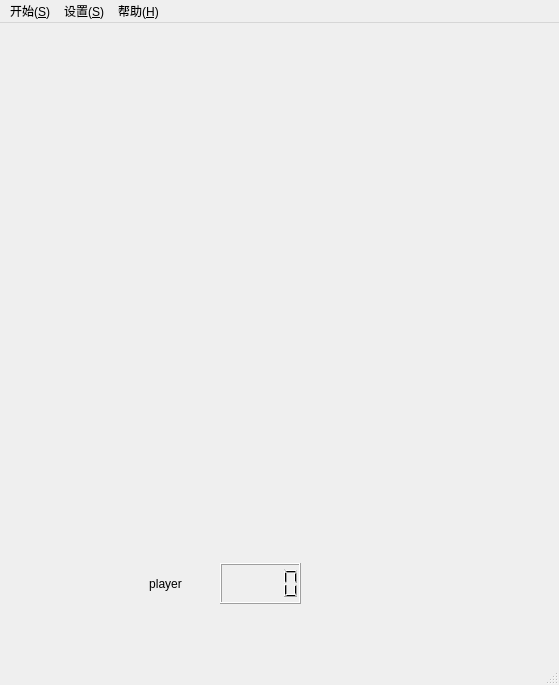
<?xml version="1.0" encoding="UTF-8"?>
<ui version="4.0">
 <class>MainWindow</class>
 <widget class="QMainWindow" name="MainWindow">
  <property name="geometry">
   <rect>
    <x>0</x>
    <y>0</y>
    <width>559</width>
    <height>685</height>
   </rect>
  </property>
  <property name="windowTitle">
   <string>MainWindow</string>
  </property>
  <widget class="QWidget" name="centralWidget">
   <widget class="QWidget" name="widget" native="true">
    <property name="geometry">
     <rect>
      <x>100</x>
      <y>510</y>
      <width>331</width>
      <height>71</height>
     </rect>
    </property>
    <widget class="QLabel" name="playerLabel">
     <property name="geometry">
      <rect>
       <x>10</x>
       <y>30</y>
       <width>111</width>
       <height>41</height>
      </rect>
     </property>
     <property name="text">
      <string>player</string>
     </property>
     <property name="alignment">
      <set>Qt::AlignCenter</set>
     </property>
    </widget>
    <widget class="QLCDNumber" name="lcdNumber">
     <property name="geometry">
      <rect>
       <x>120</x>
       <y>30</y>
       <width>81</width>
       <height>41</height>
      </rect>
     </property>
    </widget>
    <widget class="QLabel" name="timeLabel">
     <property name="geometry">
      <rect>
       <x>230</x>
       <y>40</y>
       <width>101</width>
       <height>31</height>
      </rect>
     </property>
     <property name="text">
      <string/>
     </property>
     <property name="alignment">
      <set>Qt::AlignCenter</set>
     </property>
    </widget>
   </widget>
  </widget>
  <widget class="QMenuBar" name="menuBar">
   <property name="geometry">
    <rect>
     <x>0</x>
     <y>0</y>
     <width>559</width>
     <height>30</height>
    </rect>
   </property>
   <widget class="QMenu" name="menu_S">
    <property name="title">
     <string>开始(&amp;S)</string>
    </property>
    <addaction name="actionNew"/>
    <addaction name="actionExit"/>
   </widget>
   <widget class="QMenu" name="menu_H">
    <property name="title">
     <string>帮助(&amp;H)</string>
    </property>
    <addaction name="actionAbout"/>
   </widget>
   <widget class="QMenu" name="menu_S_2">
    <property name="title">
     <string>设置(&amp;S)</string>
    </property>
    <addaction name="actionSound_M"/>
   </widget>
   <addaction name="menu_S"/>
   <addaction name="menu_S_2"/>
   <addaction name="menu_H"/>
  </widget>
  <widget class="QStatusBar" name="statusBar"/>
  <action name="actionNew">
   <property name="icon">
    <iconset resource="image.qrc">
     <normaloff>:/new/prefix1/image/filenew.png</normaloff>:/new/prefix1/image/filenew.png</iconset>
   </property>
   <property name="text">
    <string>新游戏(&amp;N)</string>
   </property>
  </action>
  <action name="actionExit">
   <property name="icon">
    <iconset resource="image.qrc">
     <normaloff>:/new/prefix1/image/exit.png</normaloff>:/new/prefix1/image/exit.png</iconset>
   </property>
   <property name="text">
    <string>退出(&amp;X)</string>
   </property>
  </action>
  <action name="actionAbout">
   <property name="icon">
    <iconset resource="image.qrc">
     <normaloff>:/new/prefix1/image/gtk-help.png</normaloff>:/new/prefix1/image/gtk-help.png</iconset>
   </property>
   <property name="text">
    <string>关于(&amp;A)</string>
   </property>
  </action>
  <action name="actionSound_M">
   <property name="text">
    <string>音效(&amp;M)</string>
   </property>
  </action>
 </widget>
 <layoutdefault spacing="6" margin="11"/>
 <resources>
  <include location="image.qrc"/>
 </resources>
 <connections/>
</ui>
